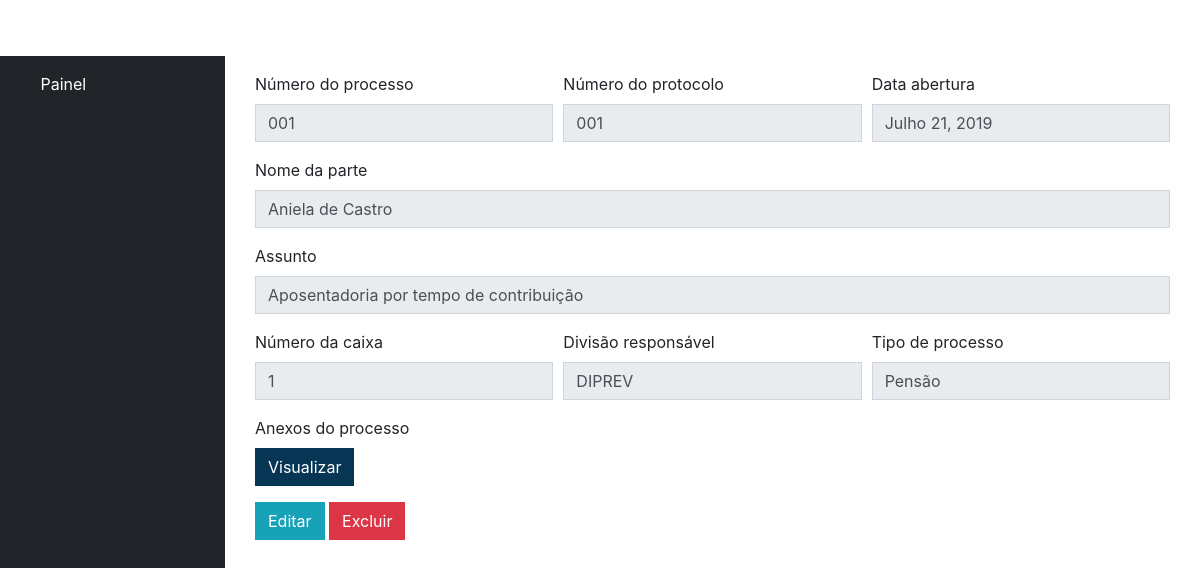
Before: /listar/exibir/9 (signed in) with the older database file.
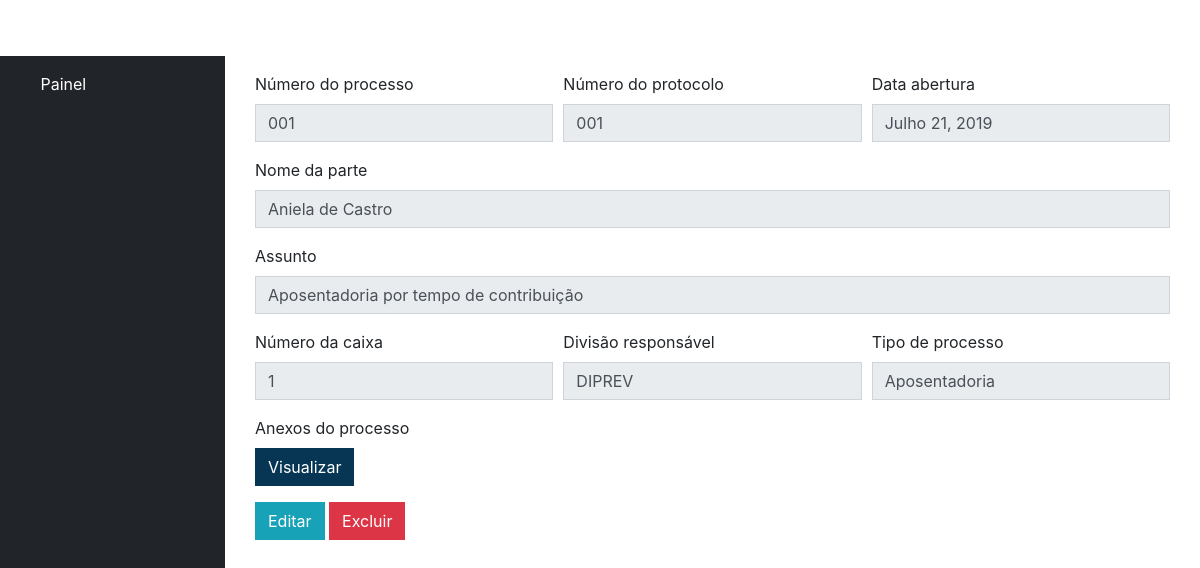
After: the same page with the newer database file.
### processo/models.py (models this page shows, shortened)
class Processo(models.Model):
    numero_processo = models.CharField(max_length=100, blank=False, null=False)
    protocolo_processo = models.CharField(max_length=100, blank=False, null=False)
    nome_parte_processo = models.CharField(max_length=100, blank=False, null=False)
    assunto_processo = models.CharField(max_length=250, blank=False, null=False)
    data_abertura_processo = models.DateField(blank=False, null=False)
    numero_caixa_processo = models.IntegerField()
    divisao_processo = models.ForeignKey(Divisao, on_delete=models.CASCADE)
    tipo_processo = models.ForeignKey(TipoDeProcesso, on_delete=models.CASCADE)
    arquivo_processo = models.FileField(upload_to=user_directory_path, default='sem_arquivo')
    criacao_registro = models.DateField(auto_now_add=True)
    modificacao_registro = models.DateField(auto_now=True)

class TipoDeProcesso(models.Model):
    nome_tipo = models.CharField(max_length=120, blank=False, null=False)
    def __str__(self):
        return self.nome_tipo

class Divisao(models.Model):
    nome_divisao = models.CharField(max_length=250, blank=False, null=False)
    def __str__(self):
        return self.nome_divisao

### processo/views.py (the view)
# urls.py: path('listar/exibir/<str:id>', views.exibir, name='exibir'),
@login_required
def exibir(request, id):
    obj = get_object_or_404(Processo, pk=id)
    return render(request, 'processo/exibir.html', {'form': obj})

### processo/templates/processo/exibir.html (shortened to what this page needs)
{% extends 'processo/base.html' %}
{% load tags %}
{% block content %}
    <div class="container-fluid">
        <div class="form-row">
            <div class="form-group col-md-4">
                <label for="numero_processo">Número do processo</label>
                <input class="form-control" type="text" value="{{ form.numero_processo }}" disabled>
            </div>
            <div class="form-group col-md-4">
                <label for="protocolo_processo">Número do protocolo</label>
                <input class="form-control" type="text" value="{{ form.protocolo_processo }}" disabled>
            </div>
            <div class="form-group col-md-4">
                <label for="data_abertura_processo">Data abertura</label>
                <input class="form-control" type="text" value="{{ form.data_abertura_processo }}" disabled>
            </div>
        </div>
        <div class="form-group">
            <label for="nome_parte_processo">Nome da parte</label>
            <input class="form-control" type="text" value="{{ form.nome_parte_processo }}" disabled>
        </div>
        <div class="form-group">
            <label for="assunto_processo">Assunto</label>
            <input class="form-control" type="text" value="{{ form.assunto_processo }}" disabled>
        </div>
        <div class="form-row">
            <div class="form-group col-md-4">
                <label for="numero_caixa_processo">Número da caixa</label>
                <input class="form-control" type="text" value="{{ form.numero_caixa_processo }}" disabled>
            </div>
            <div class="form-group col-md-4">
                <label for="divisao_processo">Divisão responsável</label>
                <input class="form-control" type="text" value="{{ form.divisao_processo }}" disabled>
            </div>
            <div class="form-group col-md-4">
                <label for="tipo_processo">Tipo de processo</label>
                <input class="form-control" type="text" value="{{ form.tipo_processo }}" disabled>
            </div>
        </div>
        <div class="form-row">
            <div class="form-group col-md-6">
                <label>Anexos do processo</label>
                <div class="custom-file">
                    <a class="btn btn-primary" href="{{ form.arquivo_processo.url }}">Visualizar</a>
                </div>
            </div>
        </div>
        <a class="btn btn-info" value="Editar" href="{% url 'editar' form.id %}">Editar</a>
        <a class="btn btn-danger" href="#Excluir" data-toggle="modal" data-target="#excluirModal">Excluir</a>
    </div>
{% endblock %}

Changed rows visible on the page:
changed Processo "Aniela de Castro": tipo_processo "Pensão" → "Aposentadoria"
